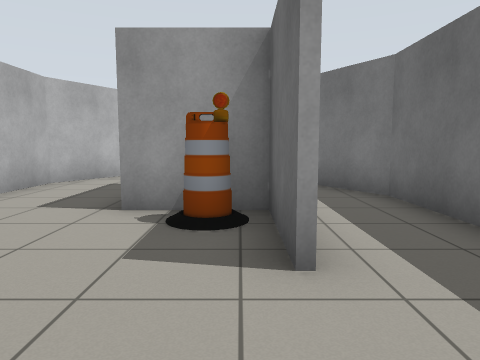
[1] (above)

16 first-person views from a walk through a Gazebo world. The camera is 0.94 m above the floor, tilts 6° down and sees 70° across. The floor is counted in squares, 1 m on a side. Each view is taken from the middle of a square. On the plan, view 1 faces up. The plan holds only what a view shows up to about 12 squares ahead; the rest is blank.

[2]
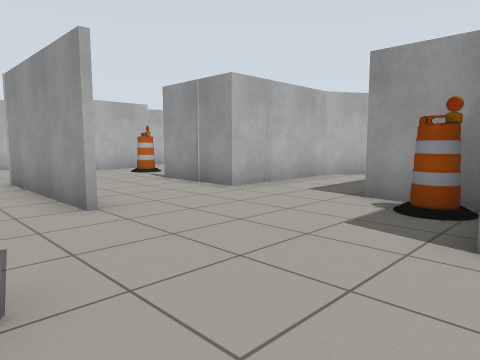

[3]
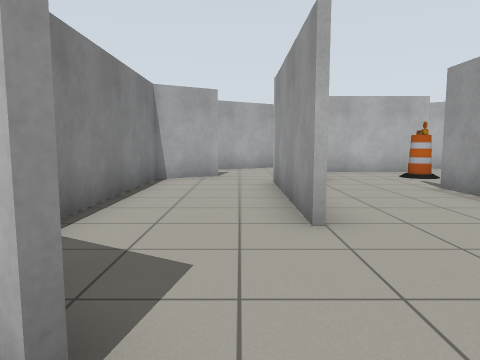

[4]
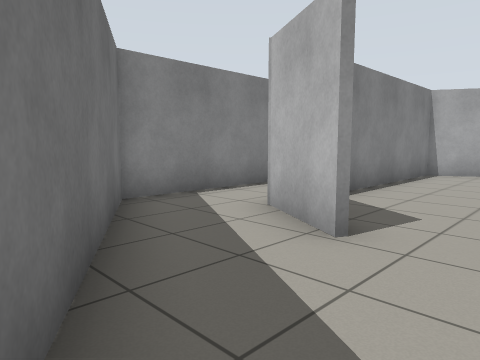

[5]
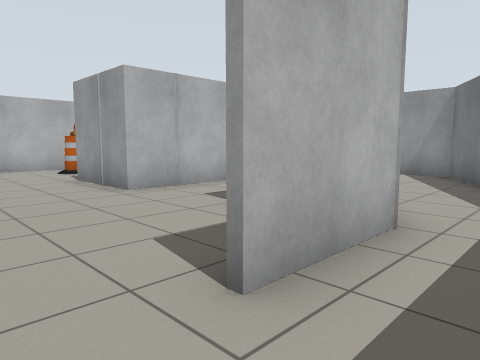

[6]
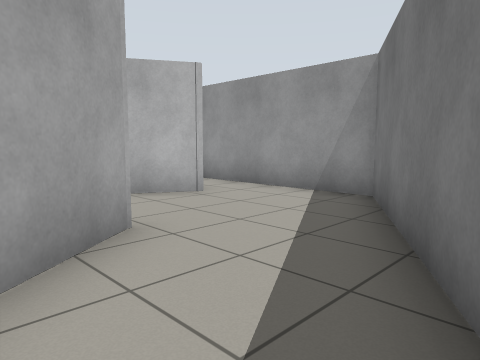

[7]
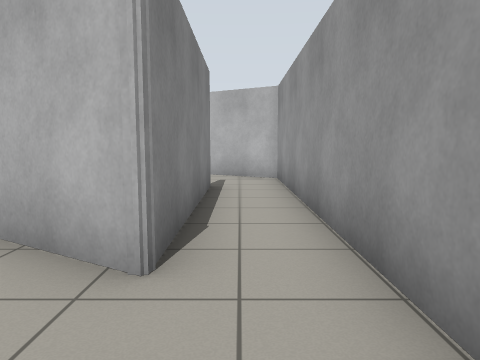

[8]
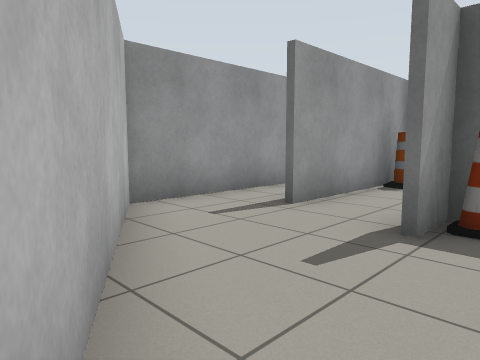

[9]
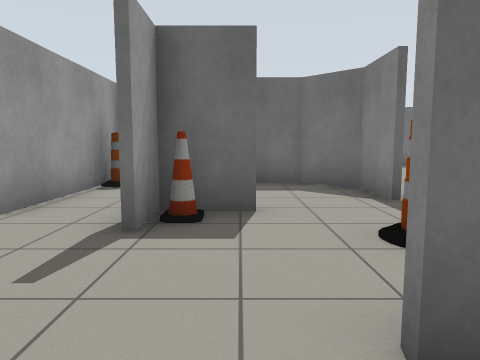

[10]
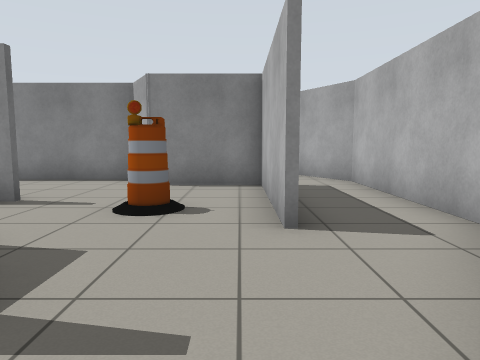

[11]
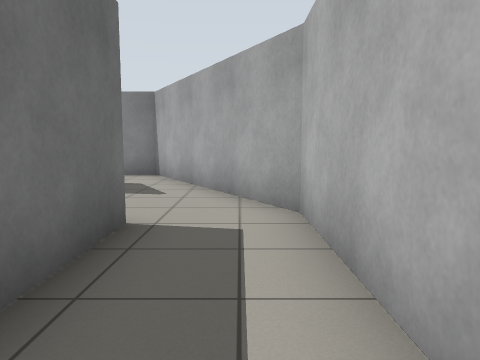

[12]
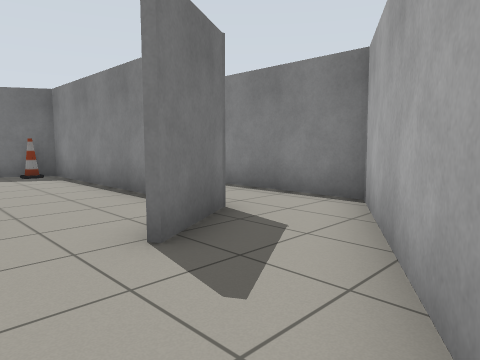

[13]
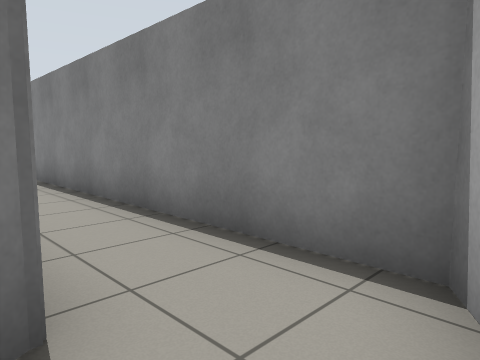

[14]
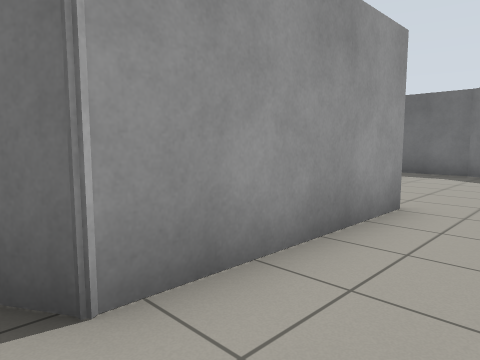

[15]
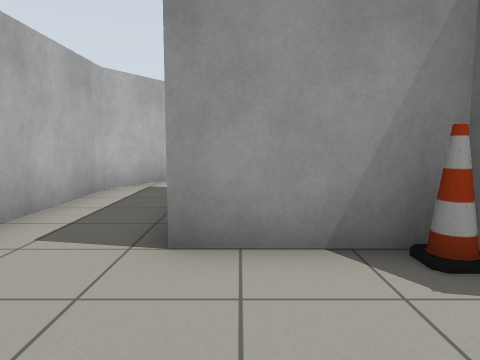

[16]
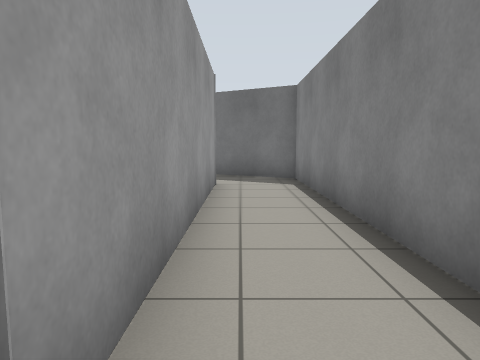

### Floor plan
Ten units are one square. View 1 is at (0, 0); x grows to the right and y downward. Boxes are objects, and circles mark ways between rooms. Rooms are numbered by the first view taken in them; rooms with no view inside come last. Other rooms are left out.
<svg viewBox="-143 -125 175 175">
<path fill="none" stroke="#000" d="M-38 -8 -83 -8M-10 6 -15 15M4 -24 4 -48 -18 -48M-17 15 -14 10M-25 24 -92 24M6 -50 6 -24M-15 -78 -5 -64M-101 6 -92 23 -25 23M12 -88 -6 -120 -35 -120M-33 -103 -46 -82 -46 -43 -55 -43M-109 37 -104 45 -7 45 27 -14 27 -62M-95 -20 -116 -20 -116 -42M-83 -8 -87 -14M-92 24 -103 6M-116 -59 -116 -64M-129 -77 -138 -62 -138 -14 -109 37M-83 -67 -83 -81M-115 -64 -115 -22 -95 -22M-74 -45 -58 -45 -47 -55 -47 -66M-88 -103 -33 -103M-55 -43 -74 -43M-82 -10 -51 -10M-35 -120 -104 -120 -129 -77M-39 -102 -88 -102"/>
<rect x="-25" y="15" width="10" height="10" fill="#bbb"><title>cone</title></rect>
<rect x="-5" y="-45" width="10" height="10" fill="#bbb"><title>barrel</title></rect>
<rect x="-105" y="-55" width="10" height="10" fill="#bbb"><title>barrel</title></rect>
<rect x="-95" y="-25" width="10" height="10" fill="#bbb"><title>cone</title></rect>
<rect x="-95" y="-85" width="10" height="10" fill="#bbb"><title>cone</title></rect>
<rect x="-55" y="-105" width="10" height="20" fill="#bbb"><title>barrel</title></rect>
<circle cx="-95" cy="15" r="3" fill="#2a7"/>
<circle cx="-40" cy="-110" r="3" fill="#2a7"/>
<circle cx="-60" cy="-25" r="3" fill="#2a7"/>
<circle cx="-120" cy="-70" r="3" fill="#2a7"/>
<circle cx="-65" cy="-75" r="3" fill="#2a7"/>
<circle cx="-80" cy="-90" r="3" fill="#2a7"/>
<text x="-30" y="-20">1</text>
<text x="-120" y="-10">2</text>
<text x="-90" y="-70">3</text>
<text x="-60" y="-80">4</text>
</svg>
Room 1 opens to room 2. Room 1 opens to room 3. Room 2 opens to room 3. Room 3 opens to room 4.

Where each view was taken, in squares from view 1:
view 1: 0 up, 0 right, facing up
view 2: 1 down, 1 right, facing up-left
view 3: 0 up, 0 right, facing left
view 4: 1 up, 2 right, facing down-left
view 5: 1 up, 2 right, facing up-left
view 6: 6 up, 2 right, facing up-left
view 7: 11 up, 1 left, facing left
view 8: 7 up, 13 left, facing up-right
view 9: 7 up, 13 left, facing right
view 10: 10 up, 11 left, facing down
view 11: 6 up, 13 left, facing down
view 12: 1 up, 13 left, facing down-right
view 13: 2 down, 11 left, facing down-right
view 14: 1 down, 9 left, facing up-right
view 15: 1 down, 11 left, facing up
view 16: 3 down, 10 left, facing right
